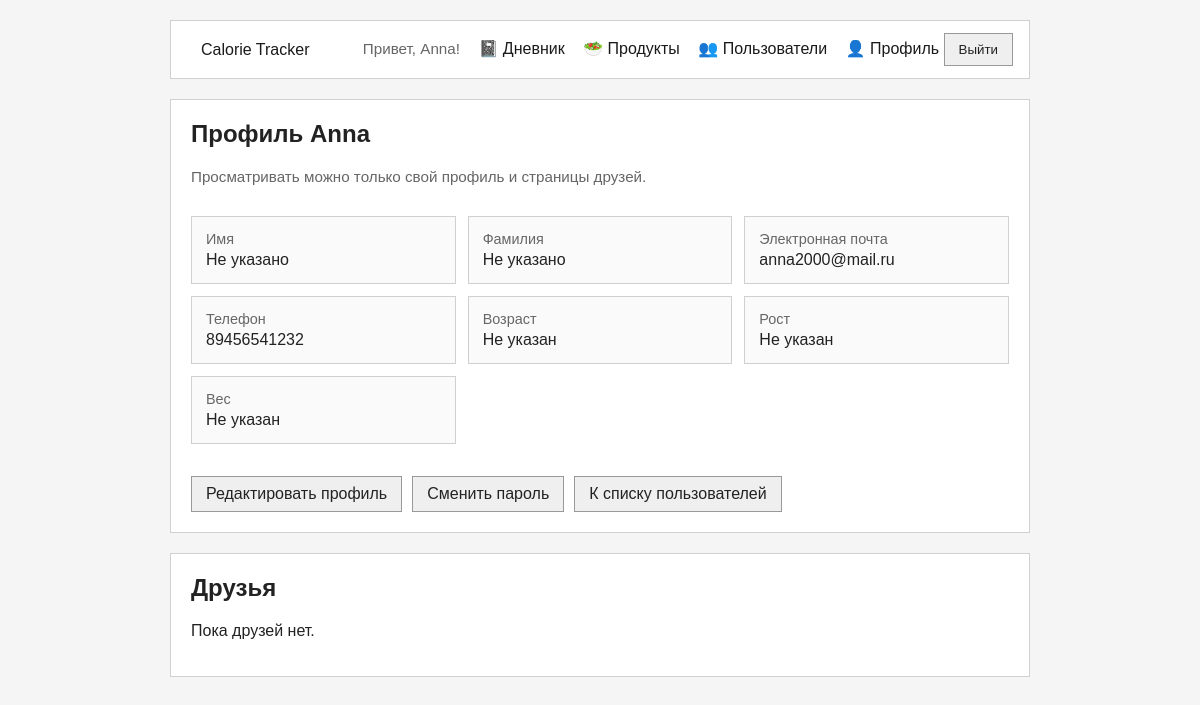
/profile/Anna/ (signed in), run on an earlier commit of the app's database.
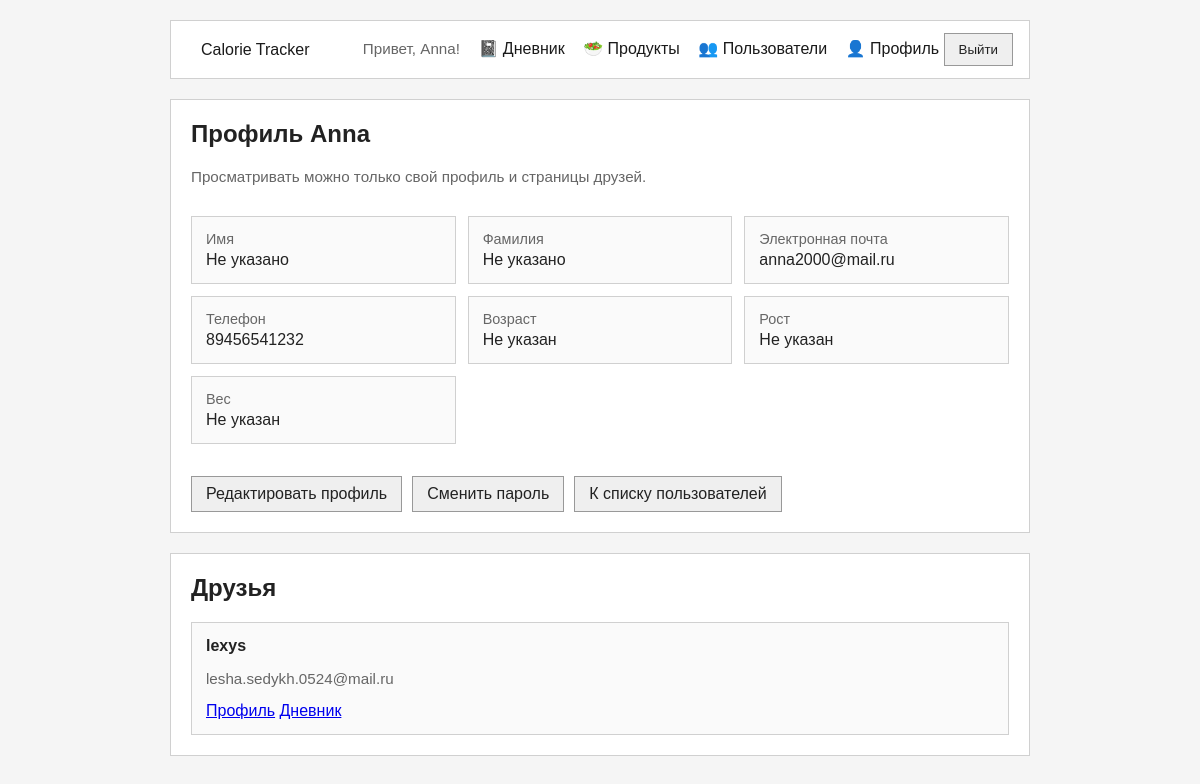
And on a later commit of the database.
### accounts/models.py (models this page shows, shortened)
class CustomUser(AbstractUser):
    first_name = models.CharField("Имя", max_length=150, blank=True)
    last_name = models.CharField("Фамилия", max_length=150, blank=True)
    email = models.EmailField("Электронная почта", unique=True)
    phone = models.CharField(
        "Телефон",
        max_length=20,
        unique=True,
        blank=True,
        null=True,
        validators=[
            RegexValidator(
                regex=r"^\+?[\d\s\-()]{7,20}$",
                message="Введите корректный номер телефона.",
            )
        ],
    )
    age = models.PositiveSmallIntegerField("Возраст", blank=True, null=True)
    height = models.PositiveSmallIntegerField("Рост, см", blank=True, null=True)
    weight = models.DecimalField("Вес, кг", max_digits=5, decimal_places=2, blank=True, null=True)
    friends = models.ManyToManyField("self", blank=True)

### accounts/views.py (the view)
# urls.py: path("profile/<slug:username>/", profile_detail_view, name="profile_detail"),
@login_required
def profile_detail_view(request, username):
    profile_user = get_object_or_404(CustomUser, username=username)
    is_friend = request.user.friends.filter(pk=profile_user.pk).exists()
    if profile_user != request.user and not is_friend:
        raise PermissionDenied(
            "Вы можете просматривать только свою собственную страницу и профили своих друзей."
        )
    return render(
        request,
        "accounts/profile_detail.html",
        {
            "profile_user": profile_user,
            "is_own_profile": request.user == profile_user,
            "is_friend": is_friend,
            "can_add_friend": request.user != profile_user and not is_friend,
            "friends": profile_user.friends.order_by("username"),
        },
    )

### accounts/templates/accounts/profile_detail.html (shortened to what this page needs)
{% extends "base.html" %}
{% block content %}
<section class="card stack">
    <div>
        <h1>Профиль {{ profile_user.username }}</h1>
        <p class="muted">Просматривать можно только свой профиль и страницы друзей.</p>
    </div>
    <div class="grid">
        <div class="user-card">
            <div class="label">Имя</div>
            <div>{{ profile_user.first_name|default:"Не указано" }}</div>
        </div>
        <div class="user-card">
            <div class="label">Фамилия</div>
            <div>{{ profile_user.last_name|default:"Не указано" }}</div>
        </div>
        <div class="user-card">
            <div class="label">Электронная почта</div>
            <div>{{ profile_user.email }}</div>
        </div>
        <div class="user-card">
            <div class="label">Телефон</div>
            <div>{{ profile_user.phone|default:"Не указан" }}</div>
        </div>
        <div class="user-card">
            <div class="label">Возраст</div>
            <div>{{ profile_user.age|default:"Не указан" }}</div>
        </div>
        <div class="user-card">
            <div class="label">Рост</div>
            <div>
                {% if profile_user.height %}
                    {{ profile_user.height }} см
                {% else %}
                    Не указан
                {% endif %}
            </div>
        </div>
        <div class="user-card">
            <div class="label">Вес</div>
            <div>
                {% if profile_user.weight %}
                    {{ profile_user.weight }} кг
                {% else %}
                    Не указан
                {% endif %}
            </div>
        </div>
    </div>
    <div class="actions">
        {% if is_own_profile %}
            <a class="button-link" href="{% url 'accounts:edit_profile' %}">Редактировать профиль</a>
            <a class="button-link" href="{% url 'accounts:password_change' %}">Сменить пароль</a>
        {% elif can_add_friend %}
            <form class="inline-form" method="post" action="{% url 'accounts:add_friend' profile_user.username %}">
                {% csrf_token %}
                <button type="submit">Добавить в друзья</button>
            </form>
        {% elif is_friend %}
            <a class="button-link" href="{% url 'diary:friend_diary' profile_user.username %}">Просмотреть дневник</a>
        {% endif %}
        <a class="button-link" href="{% url 'accounts:users_list' %}">К списку пользователей</a>
    </div>
</section>
<section class="card">
    <h2>Друзья</h2>
    {% if friends %}
        <div class="grid">
            {% for friend in friends %}
                <div class="user-card">
                    <strong>{{ friend.username }}</strong>
                    <p class="muted">{{ friend.email }}</p>
                    <a href="{% url 'accounts:profile_detail' friend.username %}">Профиль</a>
                    <a href="{% url 'diary:friend_diary' friend.username %}">Дневник</a>
                </div>
            {% endfor %}
        </div>
    {% else %}
        <p>Пока друзей нет.</p>
    {% endif %}
</section>
{% endblock %}

What changed in the data, as far as the page shows it:
added CustomUser: username "lexys", email "lesha.sedykh.0524@mail.ru"
Also different on the page:
text no longer shown: "Пока друзей нет."
